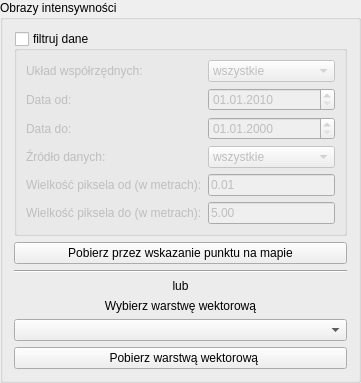
         <widget class="QgsCollapsibleGroupBox" name="reflectance_groupBox">
          <property name="title">
           <string>Obrazy intensywności</string>
          </property>
          <property name="collapsed">
           <bool>true</bool>
          </property>
          <layout class="QVBoxLayout" name="verticalLayout">
           <item>
            <widget class="QgsCollapsibleGroupBox" name="reflectance_filter_groupBox">
             <property name="title">
              <string>filtruj dane</string>
             </property>
             <property name="checkable">
              <bool>true</bool>
             </property>
             <property name="checked">
              <bool>false</bool>
             </property>
             <property name="collapsed">
              <bool>true</bool>
             </property>
             <layout class="QVBoxLayout" name="verticalLayout_3">
              <item>
               <layout class="QGridLayout" name="gridLayout_3">
                <item row="1" column="1">
                 <widget class="QgsDateTimeEdit" name="reflectance_from_dateTimeEdit">
                  <property name="date">
                   <date>
                    <year>2010</year>
                    <month>1</month>
                    <day>1</day>
                   </date>
                  </property>
                  <property name="displayFormat">
                   <string>dd.MM.yyyy</string>
                  </property>
                 </widget>
                </item>
                <item row="2" column="1">
                 <widget class="QgsDateTimeEdit" name="reflectance_to_dateTimeEdit">
                  <property name="displayFormat">
                   <string>dd.MM.yyyy</string>
                  </property>
                 </widget>
                </item>
                <item row="0" column="0">
                 <widget class="QLabel" name="label_3">
                  <property name="text">
                   <string>Układ współrzędnych:</string>
                  </property>
                 </widget>
                </item>
                <item row="3" column="1">
                 <widget class="QComboBox" name="reflectance_source_cmbbx">
                  <item>
                   <property name="text">
                    <string>wszystkie</string>
                   </property>
                  </item>
                  <item>
                   <property name="text">
                    <string>Skaning laserowy</string>
                   </property>
                  </item>
                 </widget>
                </item>
                <item row="5" column="1">
                 <widget class="QgsFilterLineEdit" name="reflectance_pixelTo_lineEdit">
                  <property name="text">
                   <string>5.00</string>
                  </property>
                  <property name="qgisRelation" stdset="0">
                   <string notr="true"/>
                  </property>
                 </widget>
                </item>
                <item row="5" column="0">
                 <widget class="QLabel" name="label_14">
                  <property name="text">
                   <string>Wielkość piksela do (w metrach):</string>
                  </property>
                 </widget>
                </item>
                <item row="1" column="0">
                 <widget class="QLabel" name="label_9">
                  <property name="text">
                   <string>Data od:</string>
                  </property>
                 </widget>
                </item>
                <item row="3" column="0">
                 <widget class="QLabel" name="label_11">
                  <property name="text">
                   <string>Źródło danych:</string>
                  </property>
                 </widget>
                </item>
                <item row="2" column="0">
                 <widget class="QLabel" name="label_10">
                  <property name="text">
                   <string>Data do:</string>
                  </property>
                 </widget>
                </item>
                <item row="4" column="1">
                 <widget class="QgsFilterLineEdit" name="reflectance_pixelFrom_lineEdit">
                  <property name="text">
                   <string>0.01</string>
                  </property>
                  <property name="qgisRelation" stdset="0">
                   <string notr="true"/>
                  </property>
                 </widget>
                </item>
                <item row="0" column="1">
                 <widget class="QComboBox" name="reflectance_crs_cmbbx">
                  <item>
                   <property name="text">
                    <string>wszystkie</string>
                   </property>
                  </item>
                  <item>
                   <property name="text">
                    <string>PL-1992</string>
                   </property>
                  </item>
                  <item>
                   <property name="text">
                    <string>PL-2000</string>
                   </property>
                  </item>
                 </widget>
                </item>
                <item row="4" column="0">
                 <widget class="QLabel" name="label_13">
                  <property name="text">
                   <string>Wielkość piksela od (w metrach):</string>
                  </property>
                 </widget>
                </item>
               </layout>
              </item>
             </layout>
            </widget>
           </item>
           <item>
            <widget class="QPushButton" name="reflectance_capture_btn">
             <property name="text">
              <string>Pobierz przez wskazanie punktu na mapie</string>
             </property>
             <property name="icon">
              <iconset>
               <normaloff>:/plugins/pobieracz_danych_gugik/img/icon.png</normaloff>:/plugins/pobieracz_danych_gugik/img/icon.png</iconset>
             </property>
            </widget>
           </item>
           <item>
            <widget class="Line" name="line">
             <property name="orientation">
              <enum>Qt::Horizontal</enum>
             </property>
            </widget>
           </item>
           <item>
            <widget class="QLabel" name="label_15">
             <property name="text">
              <string>lub</string>
             </property>
             <property name="alignment">
              <set>Qt::AlignCenter</set>
             </property>
            </widget>
           </item>
           <item>
            <widget class="QLabel" name="label_62">
             <property name="text">
              <string>Wybierz warstwę wektorową</string>
             </property>
             <property name="alignment">
              <set>Qt::AlignCenter</set>
             </property>
            </widget>
           </item>
           <item>
            <widget class="QgsMapLayerComboBox" name="reflectance_mapLayerComboBox"/>
           </item>
           <item>
            <widget class="QPushButton" name="reflectance_fromLayer_btn">
             <property name="text">
              <string>  Pobierz warstwą wektorową</string>
             </property>
            </widget>
           </item>
          </layout>
         </widget>
